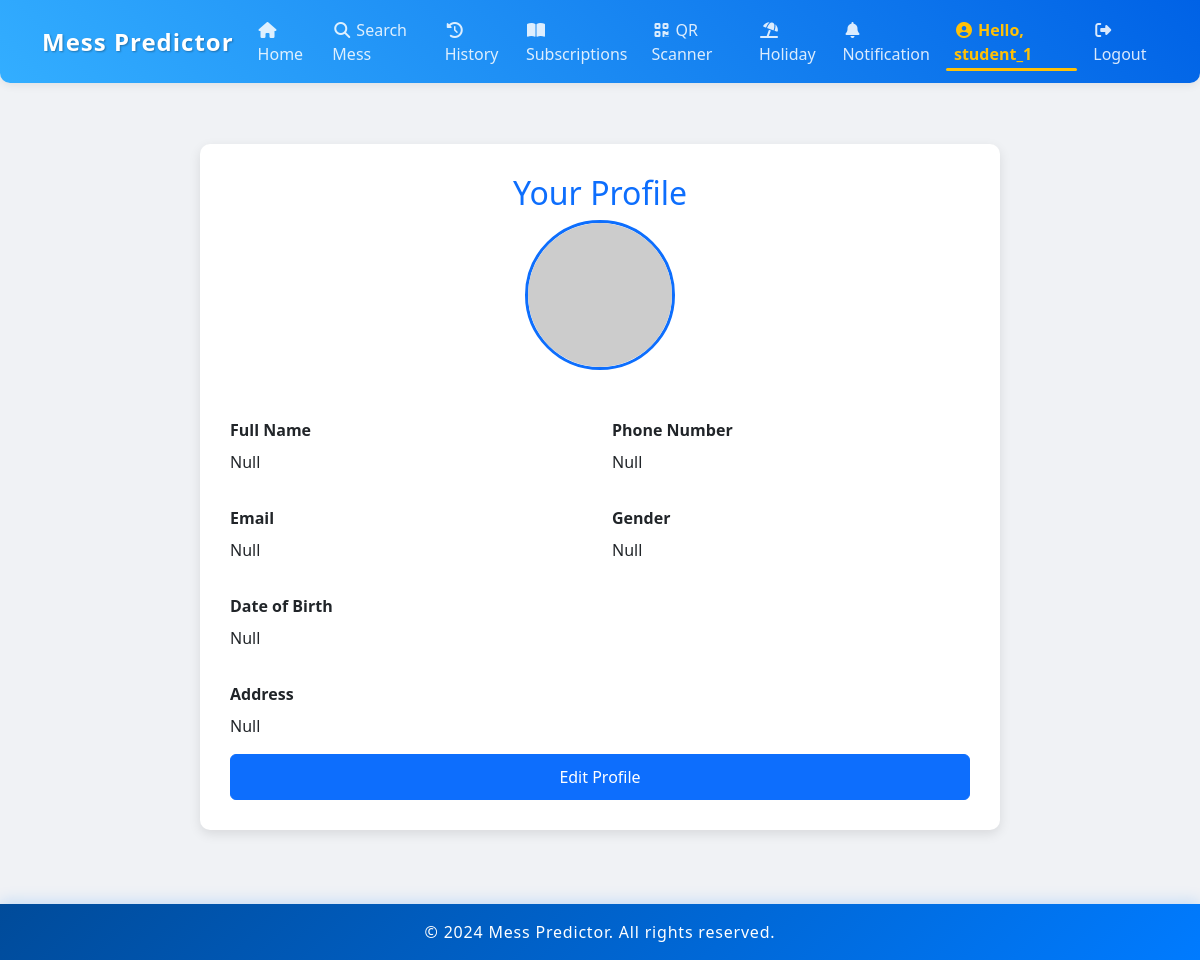
Page /student/std_profile/ (signed in) on the committed database.
### accounts/models.py (models this page shows, shortened)
class User(AbstractUser):
    class Role(models.TextChoices):
        STUDENT = "STUDENT", _("Student")
        PROVIDER = "PROVIDER", _("Mess Provider")
    role = models.CharField(
        max_length=20,
        choices=Role.choices,
        default=Role.STUDENT
    )
    phone = models.CharField(max_length=15, unique=True, null=True, blank=True)
    email = models.EmailField(unique=True, null=True, blank=True)
    unique_id = models.CharField(max_length=20, unique=True, editable=False, null=True, blank=True)
    is_email_verified = models.BooleanField(default=False)

class StudentProfile(models.Model):
    user = models.OneToOneField(User, on_delete=models.CASCADE, related_name="student_profile")
    full_name = models.CharField(max_length=100, blank=True)
    phone_no = models.CharField(max_length=15, blank=True)
    gender = models.CharField(max_length=10, blank=True)
    dob = models.DateField(null=True, blank=True)
    address = models.TextField(blank=True)
    profile_photo = models.ImageField(upload_to=student_profile_photo_path, null=True, blank=True)
    email = models.EmailField(blank=True,null=True)

### student/views.py (the view, shortened to what this page needs)
# urls.py: path("std_profile/", views.student_profile, name="student_profile"),
@login_required
def student_profile(request):
    profile, created = StudentProfile.objects.get_or_create(user=request.user)
    return render(request, "student/profile.html", {"profile": profile})

### student/templates/student/profile.html (shortened to what this page needs)
{% extends 'bases.html' %}
{% block content %}
    <div class="container profile-container">
        <div class="profile-header">
            <h2 class="text-primary">Your Profile</h2>
            {% if profile.profile_photo %}
                <img src="{{ profile.profile_photo.url }}" alt="Profile Photo" class="profile-photo">
            {% else %}
                <img src="https://placehold.co/150x150/e0e0e0/ffffff?text=No+Photo" alt="Default Profile Photo" class="profile-photo">
            {% endif %}
        </div>
        <div id="profile-view">
            <div class="row mb-3">
                <div class="col-md-6">
                    <label class="form-label">Full Name</label>
                    <p class="form-control-static">{{ profile.full_name|default:'Null' }}</p>
                </div>
                <div class="col-md-6">
                    <label class="form-label">Phone Number</label>
                    <p class="form-control-static">{{ profile.phone_no|default:'Null' }}</p>
                </div>
            </div>
            <div class="row mb-3">
                <div class="col-md-6">
                    <label class="form-label">Email</label>
                    <p class="form-control-static">{{ profile.email|default:'Null' }}</p>
                </div>
                <div class="col-md-6">
                    <label class="form-label">Gender</label>
                    <p class="form-control-static">{{ profile.gender|default:'Null' }}</p>
                </div>
            </div>
            <div class="row mb-3">
                <div class="col-md-6">
                    <label class="form-label">Date of Birth</label>
                    <p class="form-control-static">{{ profile.dob|date:"F d, Y"|default:'Null' }}</p>
                </div>
            </div>
            <div class="mb-3">
                <label class="form-label">Address</label>
                <p class="form-control-static">{{ profile.address|default:'Null' }}</p>
            </div>
            <button id="edit-button" class="btn btn-primary btn-update">Edit Profile</button>
        </div>
    </div>
{% endblock %}

### student/templates/bases.html (shortened to what this page needs)
{% load static %}
<!DOCTYPE html>
<html lang="en">
<head>
    <link href="https://cdn.jsdelivr.net/npm/bootstrap@5.3.0/dist/css/bootstrap.min.css" rel="stylesheet">
    <link rel="stylesheet" href="https://cdn.jsdelivr.net/npm/bootstrap-icons@1.10.5/font/bootstrap-icons.css">
    <link rel="stylesheet" href="https://cdnjs.cloudflare.com/ajax/libs/font-awesome/6.4.2/css/all.min.css">
</head>
<body>
<nav class="navbar navbar-expand-lg fixed-top">
    <div class="container">
        <a class="navbar-brand" href="{% url 'student_home' %}">Mess Predictor</a>
        <div class="collapse navbar-collapse justify-content-end" id="studentNavbar">
            <ul class="navbar-nav gap-lg-2">
                {% if user.is_authenticated %}
                    <li class="nav-item">
                        <a class="nav-link {% if request.resolver_match.url_name == 'student_home' %}active{% endif %}" href="{% url 'student_home' %}"><i class="fas fa-home fa-fw me-1"></i>Home</a>
                    </li>
                    <li class="nav-item">
                        <a class="nav-link {% if request.resolver_match.url_name == 'student_search_mess' %}active{% endif %}" href="{% url 'student_search_mess' %}"><i class="fas fa-search fa-fw me-1"></i>Search Mess</a>
                    </li>
                    <li class="nav-item">
                        <a class="nav-link {% if request.resolver_match.url_name == 'my_subscriptions' %}active{% endif %}" href="{% url 'my_subscriptions' %}"><i class="fas fa-history fa-fw me-1"></i>History</a>
                    </li>
                    <li class="nav-item">
                        <a class="nav-link {% if request.resolver_match.url_name == 'active_subscriptions' %}active{% endif %}" href="{% url 'active_subscriptions' %}"><i class="fas fa-book-open fa-fw me-1"></i>Subscriptions</a>
                    </li>
                    <li class="nav-item">
                        <a class="nav-link {% if request.resolver_match.url_name == 'student_scan_page' %}active{% endif %}" href="{% url 'student_scan_page' %}"><i class="fas fa-qrcode fa-fw me-1"></i>QR Scanner</a>
                    </li>
                    <li class="nav-item">
                        <a class="nav-link {% if request.resolver_match.url_name == 'student_holiday' %}active{% endif %}" href="{% url 'student_holiday' %}"><i class="fas fa-umbrella-beach fa-fw me-1"></i>Holiday</a>
                    </li>
                    <li class="nav-item">
                        <a class="nav-link {% if request.resolver_match.url_name == 'student_notifications' %}active{% endif %}" href="{% url 'student_notifications' %}"><i class="fas fa-bell fa-fw me-1"></i>Notification</a>
                    </li>
                    <li class="nav-item">
                        <a class="nav-link {% if request.resolver_match.url_name == 'student_profile' %}active{% endif %}" href="{% url 'student_profile' %}"><i class="fas fa-user-circle fa-fw me-1"></i>Hello, {{ user.username }}</a>
                    </li>
                    <li class="nav-item">
                        <a class="nav-link" href="{% url 'logout' %}"><i class="fas fa-sign-out-alt fa-fw me-1"></i>Logout</a>
                    </li>
                {% endif %}
            </ul>
        </div>
    </div>
</nav>
<main class="container py-4">
    {% block content %}{% endblock %}
</main>
<footer class="py-3 mt-auto text-center">
    <div class="container">
        <p class="mb-0">&copy; 2024 Mess Predictor. All rights reserved.</p>
    </div>
</footer>
</body>
</html>

### student/templates/bases.html (style rules this page uses)
body { background-color: #dbdcdd; min-height: 100vh; padding-top: 70px; }
.navbar { transition: background-color 0.4s ease, box-shadow 0.4s ease; box-shadow: 0 2px 10px rgba(0,0,0,0.08); background: linear-gradient(225deg, #0062E6, #33AEFF); border-radius: 0 0 10px 10px; }
.navbar-brand { font-weight: 700; font-size: 1.5rem; letter-spacing: 1px; color: #fff !important; text-shadow: 1px 1px 2px rgba(0,0,0,0.3); user-select: none; }
.navbar-nav .nav-link { padding: 0.6rem 1rem; color: rgba(255, 255, 255, 0.85); font-weight: 500; transition: color 0.3s ease, transform 0.3s ease; position: relative; }
.navbar-nav .nav-link::after { content: ""; position: absolute; bottom: 4px; left: 0; height: 3px; width: 0; background: #FFC107; transition: width 0.3s ease; border-radius: 2px; }
.navbar-nav .nav-link:hover::after, .navbar-nav .nav-link.active::after { width: 100%; }
.navbar-nav .nav-link.active { color: #FFC107 !important; font-weight: 700; }
footer { background: linear-gradient(135deg, #004B9A, #007BFF); color: #fff; font-weight: 500; letter-spacing: 0.05rem; box-shadow: 0 -2px 15px rgba(0,123,255,0.2); }

### student/templates/student/profile.html (style rules this page uses)
body { background-color: #f0f2f5; }
.profile-container { max-width: 800px; margin: 50px auto; padding: 30px; background-color: #ffffff; border-radius: 10px; box-shadow: 0 4px 12px rgba(0, 0, 0, 0.1); }
.profile-header { text-align: center; margin-bottom: 2rem; }
.profile-photo { width: 150px; height: 150px; border-radius: 50%; object-fit: cover; border: 3px solid #0d6efd; margin-bottom: 1rem; }
.form-label { font-weight: bold; }
.btn-update { width: 100%; padding: 10px; }

### rows in the picture
User: username "student_1"
StudentProfile: full_name "Null", phone_no "Null", email "Null", gender "Null", dob "Null", address "Null"
